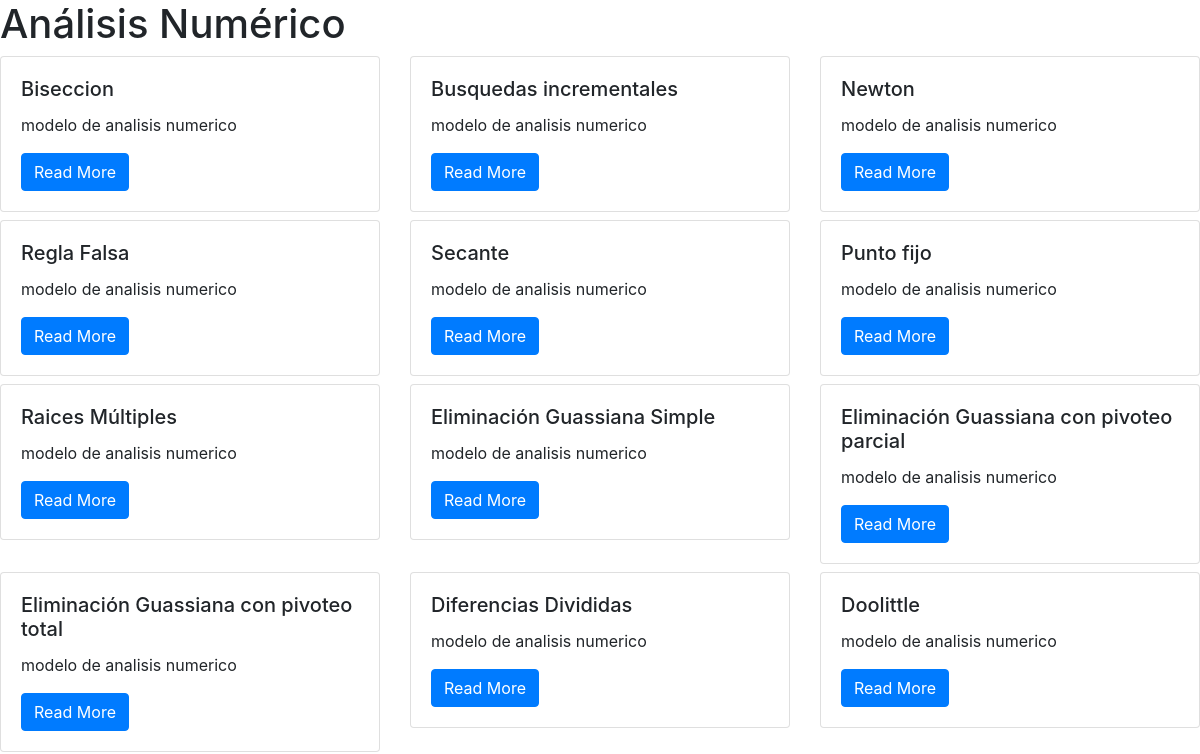
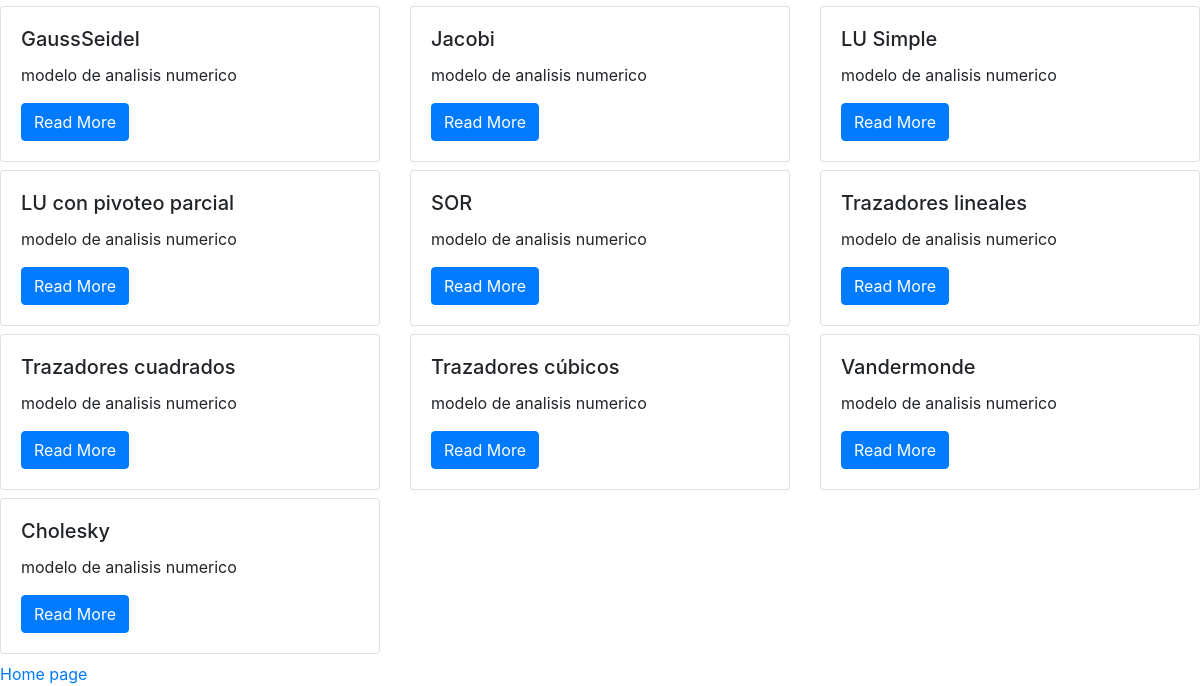
Page /web_page/ on the earlier database version (2 pictures, top to bottom).
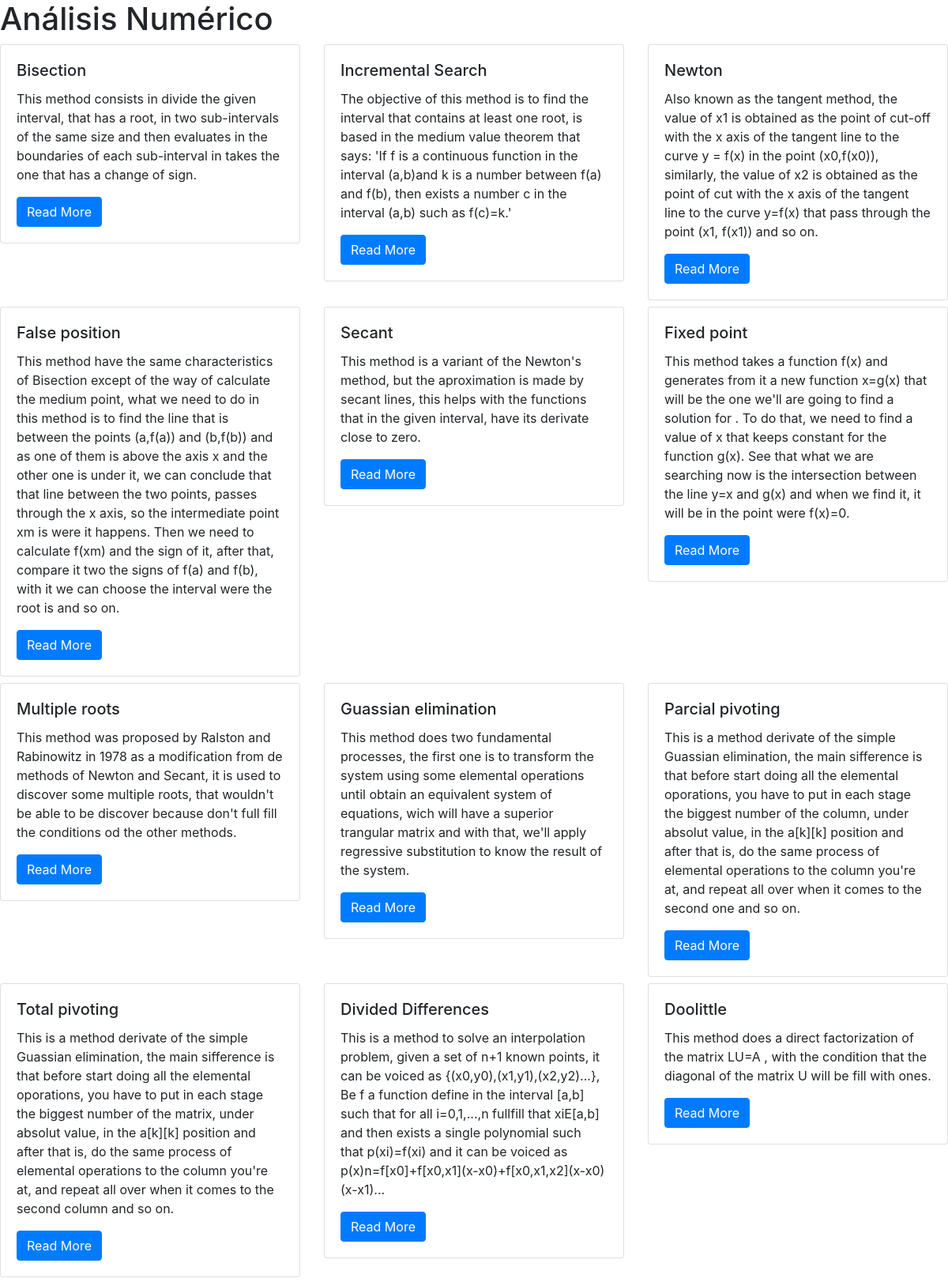
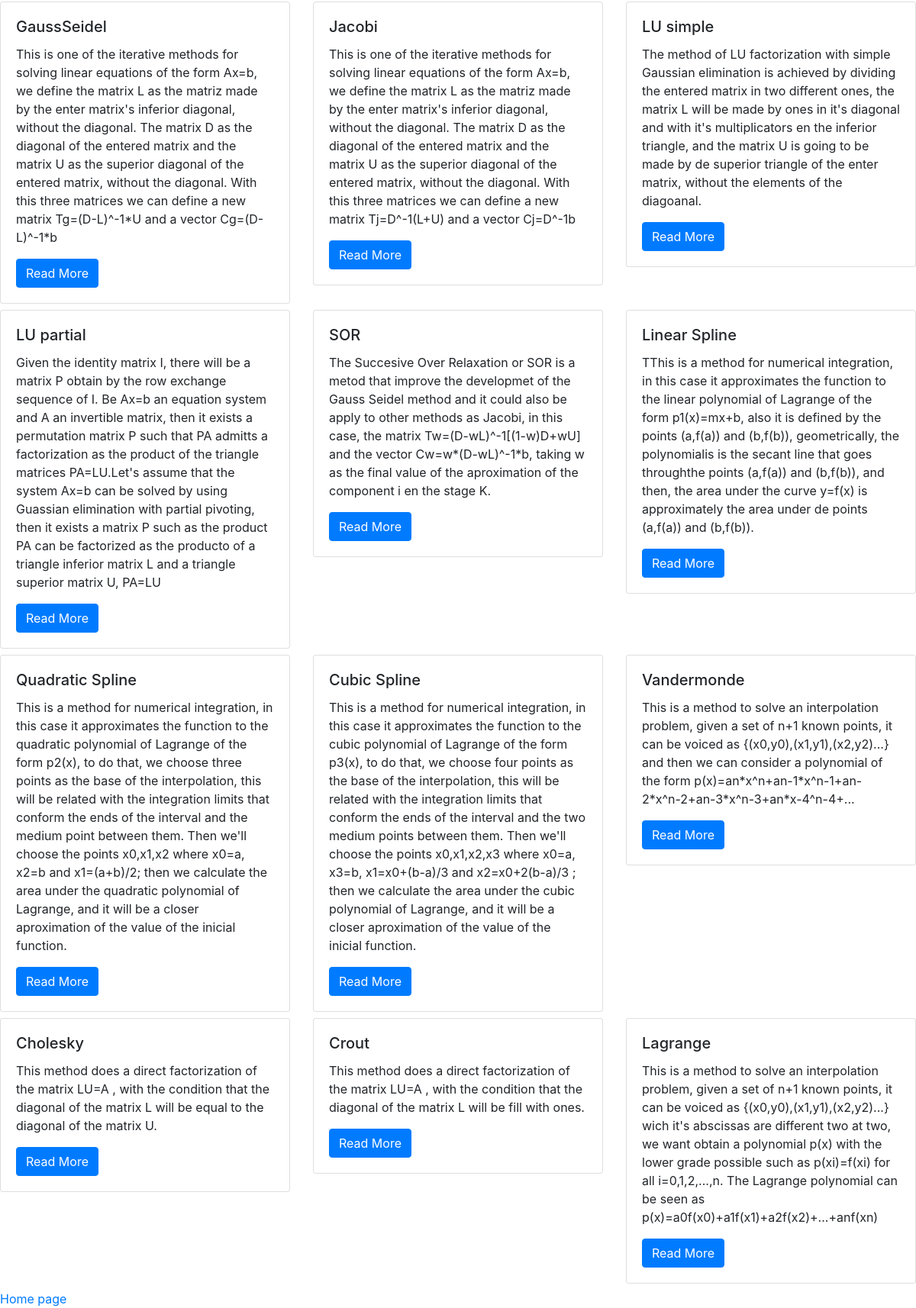
Same page on the later database version (2 pictures, top to bottom).
### web_page/models.py (models this page shows)
class Project(models.Model):
    title = models.CharField(max_length=100)
    description = models.TextField()
    image = models.FilePathField(path="/img")

### web_page/views.py (the view)
# urls.py: path("", views.web_page_index, name="web_page_index"),
def web_page_index(request):
    projects = Project.objects.all()
    context = {
        'projects': projects
    }
    return render(request, 'web_page_index.html', context)

### web_page/templates/web_page_index.html
{% extends "base.html" %}
{% load static %}
{% block page_content %}
<h1>Análisis Numérico</h1>
<div class="row">
{% for project in projects %}
    <div class="col-md-4">
        <div class="card mb-2">
            <div class="card-body">
                <h5 class="card-title">{{ project.title }}</h5>
                <p class="card-text">{{ project.description }}</p>
                <a href="{% url 'web_page_detail' project.pk %}"
                   class="btn btn-primary">
                    Read More
                </a>
            </div>
        </div>
    </div>
    {% endfor %}
</div>
{% endblock %}

### analisis/templates/base.html (shortened to what this page needs)
<link rel="stylesheet" href="https://stackpath.bootstrapcdn.com/bootstrap/4.5.2/css/bootstrap.min.css">
{% block page_content %}{% endblock %}
<div class="row">
    <div class="col-md-12 centered">
        <a href="{% url 'web_page_index' %}">Home page</a>
    </div>
</div>

Differences in the rows shown:
changed Project: title "Biseccion" → "Bisection"; description "modelo de analisis numerico" → "This method consists in divide the given interval, that has a root, in two sub-intervals of the same size and then evaluates in the boundaries of each sub-interval in takes the one that has a change of sign."
changed Project: title "Busquedas incrementales" → "Incremental Search"; description "modelo de analisis numerico" → "The objective of this method is to find the interval that contains at least one root, is based in the medium value theorem that says: 'If f is a continuous function in the interval (a,b)and k is a number between f(a) and f(b), then exists a number c in the interval (a,b) such as f(c)=k.'"
changed Project "Newton": description "modelo de analisis numerico" → "Also known as the tangent method, the value of x1 is obtained as the point of cut-off with the x axis of the tangent line to the curve y = f(x) in the point (x0,f(x0)), similarly, the value of x2 is obtained as the point of cut with the x axis of the tangent line to the curve y=f(x) that pass through the point (x1, f(x1)) and so on."
changed Project: title "Regla Falsa" → "False position"; description "modelo de analisis numerico" → "This method have the same characteristics of Bisection except of the way of calculate the medium point, what we need to do in this method is to find the line that is between the points (a,f(a)) and (b,f(b)) and as one of them is above the axis x and the other one is under it, we can conclude that that line between the two points, passes through the x axis, so the intermediate point xm is were it happens. Then we need to calculate f(xm) and the sign of it, after that, compare it two the signs of f(a) and f(b), with it we can choose the interval were the root is and so on."
changed Project: title "Secante" → "Secant"; description "modelo de analisis numerico" → "This method is a variant of the Newton's method, but the aproximation is made by secant lines, this helps with the functions that in the given interval, have its derivate close to zero."
changed Project: title "Punto fijo" → "Fixed point"; description "modelo de analisis numerico" → "This method takes a function f(x) and generates from it a new function x=g(x) that will be the one we'll are going to find a solution for . To do that, we need to find a value of x that keeps constant for the function g(x). See that what we are searching now is the intersection between the line y=x and g(x) and when we find it, it will be in the point were f(x)=0."
changed Project: title "Raices Múltiples" → "Multiple roots"; description "modelo de analisis numerico" → "This method was proposed by Ralston and Rabinowitz in 1978 as a modification from de methods of Newton and Secant, it is used to discover some multiple roots, that wouldn't be able to be discover because don't full fill the conditions od the other methods."
changed Project: title "Eliminación Guassiana Simple" → "Guassian elimination"; description "modelo de analisis numerico" → "This method does two fundamental processes, the first one is to transform the system using some elemental operations until obtain an equivalent system of equations, wich will have a superior trangular matrix and with that, we'll apply regressive substitution to know the result of the system."
changed Project: title "Eliminación Guassiana con pivoteo parcial" → "Parcial pivoting"; description "modelo de analisis numerico" → "This is a method derivate of the simple Guassian elimination, the main sifference is that before start doing all the elemental oporations, you have to put in each stage the biggest number of the column, under absolut value, in the a[k][k] position and after that is, do the same process of elemental operations to the column you're at, and repeat all over when it comes to the second one and so on."
changed Project: title "Eliminación Guassiana con pivoteo total" → "Total pivoting"; description "modelo de analisis numerico" → "This is a method derivate of the simple Guassian elimination, the main sifference is that before start doing all the elemental oporations, you have to put in each stage the biggest number of the matrix, under absolut value, in the a[k][k] position and after that is, do the same process of elemental operations to the column you're at, and repeat all over when it comes to the second column and so on."
changed Project: title "Diferencias Divididas" → "Divided Differences"; description "modelo de analisis numerico" → "This is a method to solve an interpolation problem, given a set of n+1 known points, it can be voiced as {(x0,y0),(x1,y1),(x2,y2)...}, Be f a function define in the interval [a,b] such that for all i=0,1,...,n fullfill that xiE[a,b] and then exists a single polynomial such that p(xi)=f(xi) and it can be voiced as p(x)n=f[x0]+f[x0,x1](x-x0)+f[x0,x1,x2](x-x0)(x-x1)..."
changed Project "Doolittle": description "modelo de analisis numerico" → "This method does a direct factorization of the matrix LU=A , with the condition that the diagonal of the matrix U will be fill with ones."
changed Project "GaussSeidel": description "modelo de analisis numerico" → "This is one of the iterative methods for solving linear equations of the form Ax=b, we define the matrix L as the matriz made by the enter matrix's inferior diagonal, without the diagonal. The matrix D as the diagonal of the entered matrix and the matrix U as the superior diagonal of the entered matrix, without the diagonal. With this three matrices we can define a new matrix Tg=(D-L)^-1*U and a vector Cg=(D-L)^-1*b"
changed Project "Jacobi": description "modelo de analisis numerico" → "This is one of the iterative methods for solving linear equations of the form Ax=b, we define the matrix L as the matriz made by the enter matrix's inferior diagonal, without the diagonal. The matrix D as the diagonal of the entered matrix and the matrix U as the superior diagonal of the entered matrix, without the diagonal. With this three matrices we can define a new matrix Tj=D^-1(L+U) and a vector Cj=D^-1b"
changed Project: title "LU Simple" → "LU simple"; description "modelo de analisis numerico" → "The method of LU factorization with simple Gaussian elimination is achieved by dividing the entered matrix in two different ones, the matrix L will be made by ones in it's diagonal and with it's multiplicators en the inferior triangle, and the matrix U is going to be made by de superior triangle of the enter matrix, without the elements of the diagoanal."
changed Project: title "LU con pivoteo parcial" → "LU partial"; description "modelo de analisis numerico" → "Given the identity matrix I, there will be a matrix P obtain by the row exchange sequence of I. Be Ax=b an equation system and A an invertible matrix, then it exists a permutation matrix P such that PA admitts a factorization as the product of the triangle matrices PA=LU.Let's assume that the system Ax=b can be solved by using Guassian elimination with partial pivoting, then it exists a matrix P such as the product PA can be factorized as the producto of a triangle inferior matrix L and a triangle superior matrix U, PA=LU"
changed Project "SOR": description "modelo de analisis numerico" → "The Succesive Over Relaxation or SOR is a metod that improve the developmet of the Gauss Seidel method and it could also be apply to other methods as Jacobi, in this case, the matrix Tw=(D-wL)^-1[(1-w)D+wU] and the vector Cw=w*(D-wL)^-1*b, taking w as the final value of the aproximation of the component i en the stage K."
changed Project: title "Trazadores lineales" → "Linear Spline"; description "modelo de analisis numerico" → "TThis is a method for numerical integration, in this case it approximates the function to the linear polynomial of Lagrange of the form p1(x)=mx+b, also it is defined by the points (a,f(a)) and (b,f(b)), geometrically, the polynomialis is the secant line that goes throughthe points (a,f(a)) and (b,f(b)), and then, the area under the curve y=f(x) is approximately the area under de points (a,f(a)) and (b,f(b))."
changed Project: title "Trazadores cuadrados" → "Quadratic Spline"; description "modelo de analisis numerico" → "This is a method for numerical integration, in this case it approximates the function to the quadratic polynomial of Lagrange of the form p2(x), to do that, we choose three points as the base of the interpolation, this will be related with the integration limits that conform the ends of the interval and the medium point between them. Then we'll choose the points x0,x1,x2 where x0=a, x2=b and x1=(a+b)/2; then we calculate the area under the quadratic polynomial of Lagrange, and it will be a closer aproximation of the value of the inicial function."
changed Project: title "Trazadores cúbicos" → "Cubic Spline"; description "modelo de analisis numerico" → "This is a method for numerical integration, in this case it approximates the function to the cubic polynomial of Lagrange of the form p3(x), to do that, we choose four points as the base of the interpolation, this will be related with the integration limits that conform the ends of the interval and the two medium points between them. Then we'll choose the points x0,x1,x2,x3 where x0=a, x3=b, x1=x0+(b-a)/3 and x2=x0+2(b-a)/3 ; then we calculate the area under the cubic polynomial of Lagrange, and it will be a closer aproximation of the value of the inicial function."
changed Project "Vandermonde": description "modelo de analisis numerico" → "This is a method to solve an interpolation problem, given a set of n+1 known points, it can be voiced as {(x0,y0),(x1,y1),(x2,y2)...} and then we can consider a polynomial of the form p(x)=an*x^n+an-1*x^n-1+an-2*x^n-2+an-3*x^n-3+an*x-4^n-4+..."
changed Project "Cholesky": description "modelo de analisis numerico" → "This method does a direct factorization of the matrix LU=A , with the condition that the diagonal of the matrix L will be equal to the diagonal of the matrix U."
added Project: title "Crout", description "This method does a direct factorization of the matrix LU=A , with the condition that the diagonal of the matrix L will be fill with ones."
added Project: title "Lagrange", description "This is a method to solve an interpolation problem, given a set of n+1 known points, it can be voiced as {(x0,y0),(x1,y1),(x2,y2)...} wich it's abscissas are different two at two, we want obtain a polynomial p(x) with the lower grade possible such as p(xi)=f(xi) for all i=0,1,2,...,n. The Lagrange polynomial can be seen as p(x)=a0f(x0)+a1f(x1)+a2f(x2)+...+anf(xn)"
